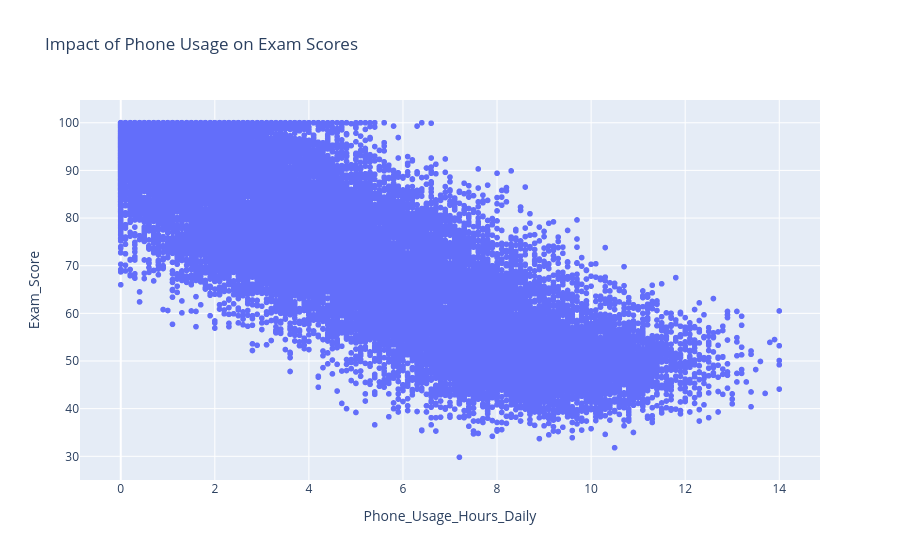

Notebook cell for this chart:
### Code cell
fig_scatter = px.scatter(data_frame=df, x="Phone_Usage_Hours_Daily", y="Exam_Score", title="Impact of Phone Usage on Exam Scores")
fig_scatter.show()

### Figure 1 — Plotly figure (JSON) as saved in the notebook; plotly's stock layout.template omitted (floating-point values rounded to 4 significant figures; data arrays with more than 128 entries replaced by an {"elided": "..."} marker saying what was removed)
{"data": [{"hovertemplate": "Phone_Usage_Hours_Daily=%{x}<br>Exam_Score=%{y}<extra></extra>", "legendgroup": "", "marker": {"color": "#636efa", "symbol": "circle"}, "mode": "markers", "name": "", "showlegend": false, "type": "scattergl", "x": {"elided": "30000 float values"}, "xaxis": "x", "y": {"elided": "30000 float values"}, "yaxis": "y"}], "layout": {"legend": {"tracegroupgap": 0}, "title": {"text": "Impact of Phone Usage on Exam Scores"}, "xaxis": {"anchor": "y", "domain": [0, 1], "title": {"text": "Phone_Usage_Hours_Daily"}}, "yaxis": {"anchor": "x", "domain": [0, 1], "title": {"text": "Exam_Score"}}}}
